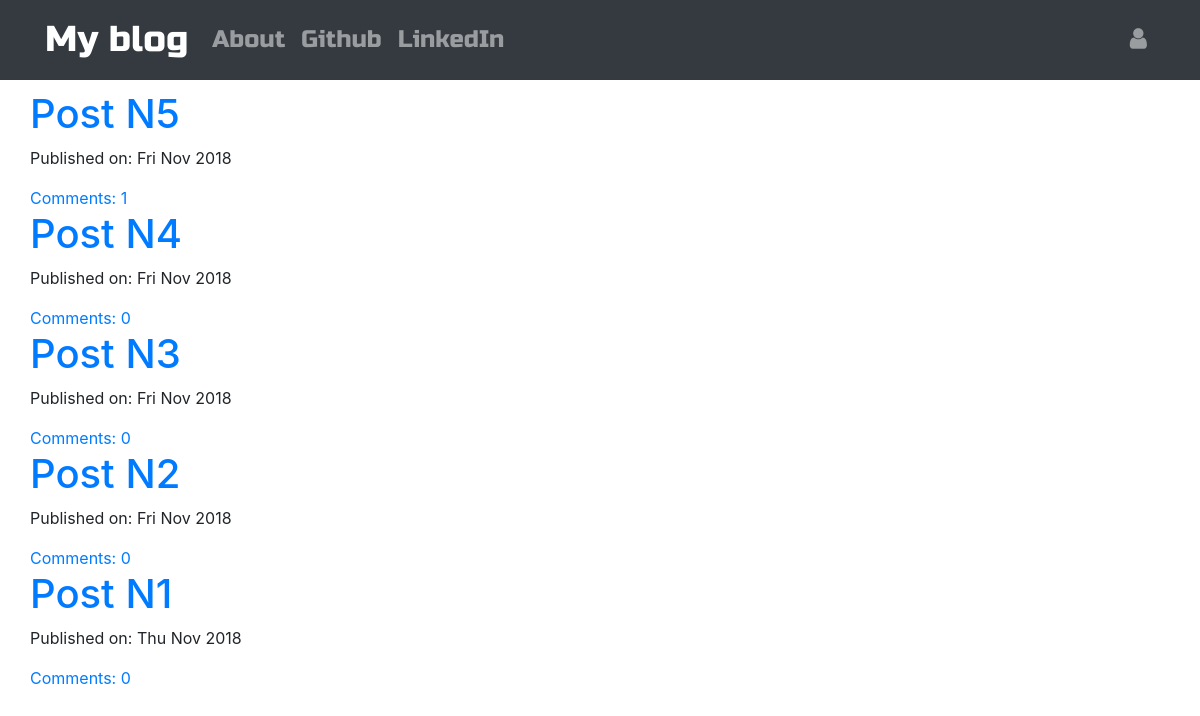
The page / on the database its author committed.
### blog/models.py (models this page shows, shortened)
class Post(models.Model):
    author = models.ForeignKey('auth.User', on_delete=models.CASCADE)
    title = models.CharField(max_length=200)
    text = models.TextField()
    created_date = models.DateTimeField(default=timezone.now)
    published_date = models.DateTimeField(blank=True, null=True)
    def approve_comments(self):
        return self.comments.filter(approved_comment=True)

### blog/views.py (the view)
# urls.py: path('',views.PostListView.as_view(),name='post_list'),
class PostListView(ListView):
    model = Post
    def get_queryset(self):
        return Post.objects.filter(published_date__lte=timezone.now()).order_by('-published_date')

### blog/templates/blog/post_list.html
{% extends 'blog/base.html' %}
{% block content %}
<div class="centerstage">
    {% for post in post_list %}
        <div class="post">
            <h1><a href="{% url 'post_detail' pk=post.pk %}">{{ post.title }}</a></h1>
            <div class="date">
                <p>Published on: {{ post.published_date|date:"D M Y"}}</p>
            </div>
            <a href="{% url 'post_detail' pk=post.pk %}">Comments: {{ post.approve_comments.count }}</a>
        </div>
    {% endfor %}
</div>
{% endblock %}

### blog/templates/blog/base.html (shortened to what this page needs)
<!DOCTYPE html>
{% load static %}
<html lang="en" dir="ltr">
  <head>
    <link href="https://stackpath.bootstrapcdn.com/bootstrap/4.1.3/css/bootstrap.min.css" rel="stylesheet">
    <link href="https://maxcdn.bootstrapcdn.com/font-awesome/4.7.0/css/font-awesome.min.css" rel="stylesheet">
    <link rel="stylesheet" href="//cdn.jsdelivr.net/npm/medium-editor@latest/dist/css/medium-editor.min.css" type="text/css" media="screen" charset="utf-8">
    <link rel="stylesheet" href="{% static 'css/blog.css' %}">
  </head>
  <body>
    <nav class='navbar navbar-expand-lg navbar-dark bg-dark techfont'>
      <div class="container">
        <div class='navbar-nav align-items-center'>
          <a class='navbar-brand bigbrand' href="{% url 'post_list' %}">My blog</a>
          <a class="nav-item nav-link" href="{% url 'about' %}">About</a>
          <a class="nav-item nav-link" href="https://www.github.com">Github</a>
          <a class="nav-item nav-link" href="https://www.linkedin.com">LinkedIn</a>
        </div>
        <div class='navbar-nav align-items-center ml-auto'>
          {% if user.is_authenticated %}
          <a class="nav-item nav-link" href="{% url 'post_new' %}">New Post</a>
          <a class="nav-item nav-link" href="{% url 'post_draft_list' %}">Drafts</a>
          <a class="nav-item nav-link" href="{% url 'logout' %}">Log Out</a>
          <a>Welcome: {{ user.username }}</a>
          {% else %}
            <a class='nav-item nav-link' href="{% url 'login' %}" aria-label="Login">
              <span class="fa fa-user" aria-hidden="true"></span></a>
          {% endif %}
        </div>
      </div>
    </nav>
    <div class="content container loader">
      <div class="row">
        <div class="col-medium-8">
          <div class="blog_posts">
            {% block content %}
            {% endblock %}
          </div>
        </div>
      </div>
    </div>
  </body>
</html>

### blog/static/css/blog.css (style rules this page uses)
.techfont { font-family: 'Russo One', sans-serif; font-size: 1.5em; color: grey; margin-bottom: 10px; }
.bigbrand { font-size: 1.5em; }
.centerstage { margin-left: auto; margin-right: auto; }
.loader { filter:hue-rotate(0deg); color:linear-gradient(45deg,#0f8,#08f); animation:hue 10000ms infinite linear; }

### rows shown on the page
Post: title "Post N5", published_date "Fri Nov 2018", approve_comments.count "1"
Post: title "Post N4", published_date "Fri Nov 2018", approve_comments.count "0"
Post: title "Post N3", published_date "Fri Nov 2018", approve_comments.count "0"
Post: title "Post N2", published_date "Fri Nov 2018", approve_comments.count "0"
Post: title "Post N1", published_date "Thu Nov 2018", approve_comments.count "0"
